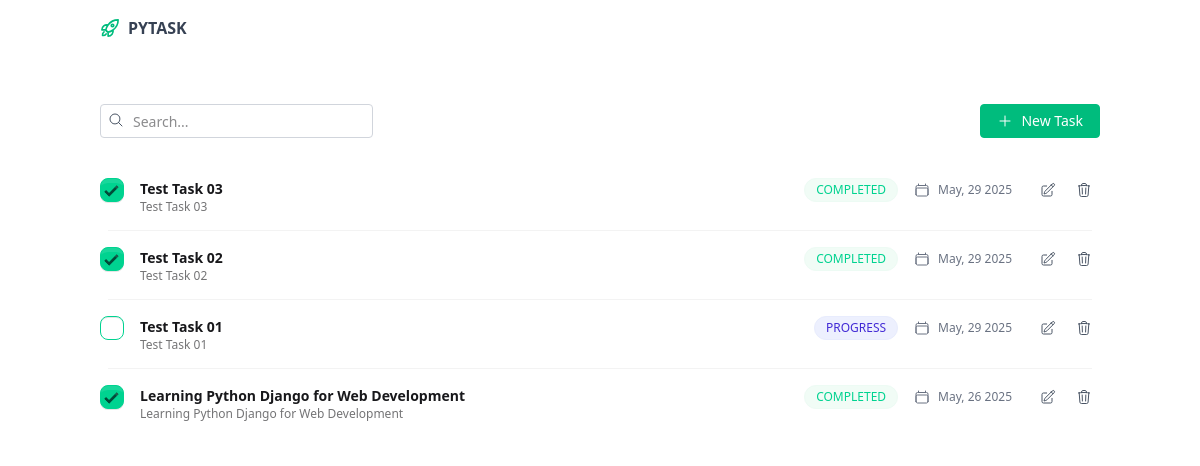
The app's page / (signed in), older data.
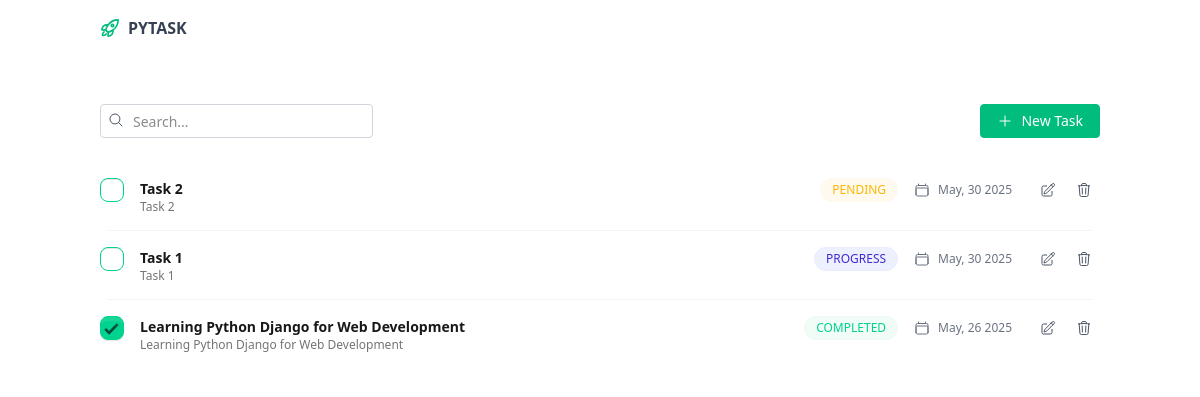
The same page, newer data.
### base/models.py (models this page shows, shortened)
class Task(models.Model):
    class TaskStatus(models.TextChoices):
        PENDING = "PENDING"
        PROGRESS = "PROGRESS"
        COMPLETED = "COMPLETED"
    title =models.CharField(max_length=255)
    desc = models.TextField()
    status= models.CharField(max_length=20,choices=TaskStatus.choices,default=TaskStatus.PENDING)
    created_at = models.DateTimeField(auto_now_add=True)

### base/views.py (the view)
# urls.py: path('', views.index),
@login_required
def index(request):
    tasks = Task.objects.all().order_by('-created_at')
    context = {"tasks": tasks, 'form':TaskForm()}
    return render(request, "views/home/index.html", context)

### base/forms.py
class TaskForm(forms.ModelForm):
    title = forms.CharField(
        widget=forms.TextInput(attrs={
            'class':'input input-bordered w-full',
            'placeholder':'Taks title'
        })
    )
    desc = forms.CharField(
        widget=forms.Textarea(attrs={
            'class':'textarea w-full h-24',
            'placeholder':'Taks desc'
        })
    )
    status = forms.ChoiceField(widget=forms.Select(attrs={
        'class':'select w-full'
        }), choices=Task.TaskStatus.choices)
    class Meta:
        model = Task
        fields=(
            'title', 'desc', 'status'
        )

### templates/views/home/index.html (shortened to what this page needs)
{% extends "layout/layout.html" %} {% block content %}
<div >
  <div class=" flex items-center justify-between py-2 w-full">
    <div class=" relative ">
      <span class=" absolute top-2 left-2">
        <svg xmlns="http://www.w3.org/2000/svg" fill="none" viewBox="0 0 24 24" stroke-width="1.5" stroke="currentColor" class="size-4 text-gray-600">
          <path stroke-linecap="round" stroke-linejoin="round" d="m21 21-5.197-5.197m0 0A7.5 7.5 0 1 0 5.196 5.196a7.5 7.5 0 0 0 10.607 10.607Z" />
        </svg>
      </span>
      <input
      type="text"
      name="search"
      hx-get="{% url 'search' %}"
      hx-trigger="keyup delay:500ms"
      hx-target="#task-list"
      hx-indicator="#loading"
      hx-on::before-request="document.getElementById('task-list').style.opacity=0.5"
      hx-on::after-request="document.getElementById('task-list').style.opacity=1.0"
      class=" pr-2 py-1 pl-8 rounded-sm border border-gray-300 placeholder:text-sm"
      placeholder="Search..."/>
    </div>
    <div>
      <button type="button" onclick="task_create_modal.showModal()" class="cursor-pointer flex items-center space-x-2 text-sm font-meduim text-white bg-emerald-500 border border-emerald-500 py-1.5 px-4 rounded-sm hover:bg-emerald-500/85">
        <span>
          <svg xmlns="http://www.w3.org/2000/svg" fill="none" viewBox="0 0 24 24" stroke-width="1.5" stroke="currentColor" class="size-4">
            <path stroke-linecap="round" stroke-linejoin="round" d="M12 4.5v15m7.5-7.5h-15" />
          </svg>
        </span>
        <span>New Task</span>
      </button>
    </div>
  </div>
  {% include "./components/task-list.html" %}
</div>
 {% endblock %}

### templates/layout/layout.html (shortened to what this page needs)
{% load static %}
<!DOCTYPE html>
<html lang="en">
  <head>
    <link
      href="{% static 'css/daisyui.min.css' %}"
      rel="stylesheet"
      type="text/css"
    />
    <script src="{% static 'js/tailwindcss.min.js' %}"></script>
  </head>
  <body >
    {% include "./partails/header.html" %}
    <main class="mt-5 py-5 px-5 lg:px-25">
      {% block content %} {% endblock content %}
    </main>
  </body>
</html>

### templates/layout/partails/header.html (shortened to what this page needs)
<header>
  <nav class="flex items-center justify-start py-4 px-5 lg:px-25">
    <div class="flex items-center space-x-2">
      <span>
      </span>
      <span class="text-md font-bold text-gray-700">PYTASK</span>
    </div>
  </nav>
</header>

### templates/views/home/components/task-list.html
<ul class="list bg-base-100 rounded-box mt-4" id="task-list">
    {% for task in tasks %}
      {% include './task-item.html' %}
    {% endfor %}
</ul>

### templates/views/home/components/task-item.html (shortened to what this page needs)
<li class="list-row px-0" id="task-{{task.id}}">
  <div>
    <label>
      <input type="checkbox"
             hx-headers='{"X-CSRFToken": "{{ csrf_token }}"}'
             hx-put="{% url 'task-update-status' task.id %}"
             hx-target="#task-{{ task.id }}"
             hx-on::before-request="document.getElementById('task_badge_{{task.id}}').textContent = 'UPDATING...'"
             hx-swap="outerHTML"
             {% if task.status == 'COMPLETED' %}checked{% endif %}
             class="checkbox checkbox-success"/>
    </label>
  </div>
  <div>
    <div class="font-semibold">{{ task.title }}</div>
    <div class="text-xs font-meduim opacity-60">{{ task.desc }}</div>
  </div>
  <div
    id="task_badge_{{task.id}}"
    class="badge badge-soft text-xs font-medium rounded-full {% if task.status == 'PENDING' %} badge-warning {% elif task.status == 'PROGRESS' %} badge-primary {% else %} badge-success {% endif %}"
  >
    {{ task.status }}
  </div>
  <div>
    <div class="flex items-center space-x-2 text-gray-500">
      <span>
      </span>
      <span class="text-xs font-medium"
        >{{ task.created_at|date:"M, d Y"}}</span
      >
      <div class="flex items-center space-x-1 ml-3">
        <span>
          <button
            type="button"
            hx-get="{% url 'task-edit' task.id %}"
            hx-target="#modal-box"
            onclick="task_update_modal.showModal()"
            class="btn btn-icon text-gray-600 w-5 h-6 border-none bg-white shadow-none hover:text-emerald-500"
          >
            <span>
            </span>
          </button>
        </span>
        <span>
          <button
            onclick="onOpenModal(`{{task.id}}`)"
            type="button"
            class="btn btn-icon text-gray-600 w-5 h-6 border-none bg-white shadow-none hover:text-red-500"
          >
            <span>
            </span>
          </button>
        </span>
      </div>
    </div>
  </div>
</li>

Row changes from the older to the newer data that the page shows:
removed Task: status "☑", title "Test Task 03", desc "Test Task 03", status "COMPLETED", created_at "May, 29 2025"
removed Task: status "☑", title "Test Task 02", desc "Test Task 02", status "COMPLETED", created_at "May, 29 2025"
removed Task: title "Test Task 01", desc "Test Task 01", status "PROGRESS", created_at "May, 29 2025"
added Task: title "Task 2", desc "Task 2", status "PENDING", created_at "May, 30 2025"
added Task: title "Task 1", desc "Task 1", status "PROGRESS", created_at "May, 30 2025"
